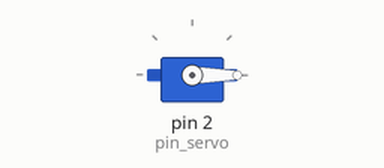
Simulated run of this sketch. Board: Arduino Uno, built with avr-gcc and run on an emulated ATmega328P. Parts: servo.

Above: at 0.05 s.
Timing chart, 0 to 4.6 s (numbered marks = the images above):
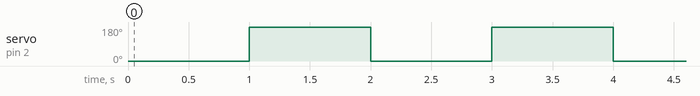

Measured:
- by itself, servo on pin 2 (pin_servo): alternates 180° for 1.0 s and 0° for 1.0 s

The sketch:

ServoExample1.ino
```cpp
#include <Servo.h>

const int pin_servo = 2;

Servo servo;

void setup()
{
  servo.attach(pin_servo);
}

void loop()
{
  servo.write(0);
  delay(1000);
  servo.write(180);
  delay(1000);
}
```
